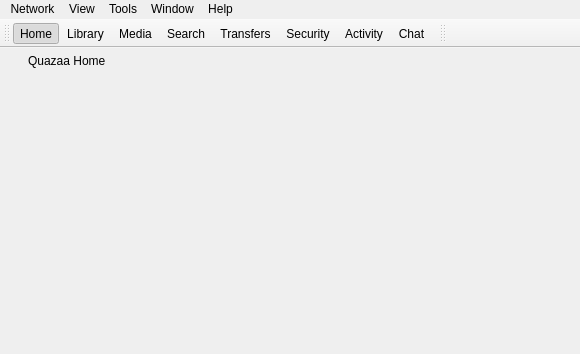
<?xml version="1.0" encoding="UTF-8"?>
<ui version="4.0">
 <class>WinMain</class>
 <widget class="QMainWindow" name="WinMain">
  <property name="geometry">
   <rect>
    <x>0</x>
    <y>0</y>
    <width>580</width>
    <height>354</height>
   </rect>
  </property>
  <property name="windowTitle">
   <string>Quazaa</string>
  </property>
  <property name="windowIcon">
   <iconset resource="../Resource.qrc">
    <normaloff>:/Resource/Quazaa.png</normaloff>:/Resource/Quazaa.png</iconset>
  </property>
  <widget class="QWidget" name="centralwidget">
   <layout class="QVBoxLayout" name="verticalLayout">
    <property name="spacing">
     <number>0</number>
    </property>
    <property name="margin">
     <number>0</number>
    </property>
    <item>
     <widget class="QFrame" name="frameMainHeader">
      <property name="styleSheet">
       <string notr="true"/>
      </property>
      <property name="frameShape">
       <enum>QFrame::NoFrame</enum>
      </property>
      <property name="frameShadow">
       <enum>QFrame::Raised</enum>
      </property>
      <layout class="QGridLayout" name="gridLayout">
       <property name="horizontalSpacing">
        <number>2</number>
       </property>
       <property name="verticalSpacing">
        <number>0</number>
       </property>
       <property name="margin">
        <number>0</number>
       </property>
       <item row="0" column="0">
        <widget class="QLabel" name="labelMainHeaderLogo">
         <property name="minimumSize">
          <size>
           <width>26</width>
           <height>26</height>
          </size>
         </property>
         <property name="maximumSize">
          <size>
           <width>26</width>
           <height>26</height>
          </size>
         </property>
         <property name="styleSheet">
          <string notr="true">background-color: transparent;
padding: 2px;</string>
         </property>
         <property name="text">
          <string/>
         </property>
         <property name="pixmap">
          <pixmap resource="../Resource.qrc">:/Resource/Generic/Home.png</pixmap>
         </property>
         <property name="scaledContents">
          <bool>true</bool>
         </property>
        </widget>
       </item>
       <item row="0" column="1">
        <widget class="QLabel" name="labelMainHeaderText">
         <property name="styleSheet">
          <string notr="true"/>
         </property>
         <property name="text">
          <string>Quazaa Home</string>
         </property>
        </widget>
       </item>
      </layout>
     </widget>
    </item>
    <item>
     <widget class="QStackedWidget" name="stackedWidgetMain">
      <property name="autoFillBackground">
       <bool>true</bool>
      </property>
     </widget>
    </item>
   </layout>
  </widget>
  <widget class="QMenuBar" name="menubarMain">
   <property name="geometry">
    <rect>
     <x>0</x>
     <y>0</y>
     <width>580</width>
     <height>21</height>
    </rect>
   </property>
   <property name="styleSheet">
    <string notr="true">QMenuBar {
	background-color: transparent;
}</string>
   </property>
   <widget class="QMenu" name="menuNetwork">
    <property name="title">
     <string>Network</string>
    </property>
    <widget class="QMenu" name="menuConnect_To">
     <property name="title">
      <string>Choose Networks</string>
     </property>
     <addaction name="actionGnutella2"/>
     <addaction name="actionAres"/>
     <addaction name="actionEDonkey"/>
    </widget>
    <addaction name="actionConnect"/>
    <addaction name="actionDisconnect"/>
    <addaction name="separator"/>
    <addaction name="menuConnect_To"/>
    <addaction name="separator"/>
    <addaction name="actionChatWith"/>
    <addaction name="actionConnectTo"/>
    <addaction name="actionBrowseHost"/>
    <addaction name="separator"/>
    <addaction name="actionExitAfterTransfers"/>
    <addaction name="actionExit"/>
   </widget>
   <widget class="QMenu" name="menuView">
    <property name="title">
     <string>View</string>
    </property>
    <widget class="QMenu" name="menuAdvanced">
     <property name="title">
      <string>Advanced</string>
     </property>
     <addaction name="actionGraph"/>
     <addaction name="actionPacketDump"/>
     <addaction name="actionSearchMonitor"/>
     <addaction name="actionHitMonitor"/>
    </widget>
    <addaction name="actionHome"/>
    <addaction name="actionLibrary"/>
    <addaction name="actionMedia"/>
    <addaction name="actionSearch"/>
    <addaction name="actionTransfers"/>
    <addaction name="actionSecurity"/>
    <addaction name="actionActivity"/>
    <addaction name="actionChat"/>
    <addaction name="separator"/>
    <addaction name="actionHostCache"/>
    <addaction name="actionDiscovery"/>
    <addaction name="actionScheduler"/>
    <addaction name="menuAdvanced"/>
   </widget>
   <widget class="QMenu" name="menuTools">
    <property name="title">
     <string>Tools</string>
    </property>
    <widget class="QMenu" name="menuBitTorrent">
     <property name="title">
      <string>BitTorrent</string>
     </property>
     <addaction name="actionCreateTorrent"/>
     <addaction name="actionSeedTorrent"/>
     <addaction name="actionOpenTorrent"/>
    </widget>
    <addaction name="menuBitTorrent"/>
    <addaction name="actionURLDownload"/>
    <addaction name="actionOpenDownloadFolder"/>
    <addaction name="actionShares"/>
    <addaction name="actionImportPartials"/>
    <addaction name="separator"/>
    <addaction name="actionChooseSkin"/>
    <addaction name="actionChooseLanguage"/>
    <addaction name="separator"/>
    <addaction name="actionEditMyProfile"/>
    <addaction name="actionQuickstartWizard"/>
    <addaction name="actionSettings"/>
   </widget>
   <widget class="QMenu" name="menuWindow">
    <property name="title">
     <string>Window</string>
    </property>
    <addaction name="actionLockPanels"/>
   </widget>
   <widget class="QMenu" name="menuHelp">
    <property name="title">
     <string>Help</string>
    </property>
    <addaction name="actionUsersGuide"/>
    <addaction name="actionQuazaaForums"/>
    <addaction name="actionFAQ"/>
    <addaction name="separator"/>
    <addaction name="actionCheckForNewVersion"/>
    <addaction name="actionConnectionTest"/>
    <addaction name="separator"/>
    <addaction name="actionDonate"/>
    <addaction name="actionAbout"/>
   </widget>
   <addaction name="menuNetwork"/>
   <addaction name="menuView"/>
   <addaction name="menuTools"/>
   <addaction name="menuWindow"/>
   <addaction name="menuHelp"/>
  </widget>
  <widget class="QStatusBar" name="statusbar">
   <property name="sizeGripEnabled">
    <bool>false</bool>
   </property>
  </widget>
  <widget class="QToolBar" name="toolBarNavigation">
   <property name="contextMenuPolicy">
    <enum>Qt::PreventContextMenu</enum>
   </property>
   <property name="windowTitle">
    <string>toolBar</string>
   </property>
   <property name="iconSize">
    <size>
     <width>20</width>
     <height>20</height>
    </size>
   </property>
   <property name="toolButtonStyle">
    <enum>Qt::ToolButtonTextBesideIcon</enum>
   </property>
   <property name="floatable">
    <bool>false</bool>
   </property>
   <attribute name="toolBarArea">
    <enum>TopToolBarArea</enum>
   </attribute>
   <attribute name="toolBarBreak">
    <bool>false</bool>
   </attribute>
   <addaction name="actionHome"/>
   <addaction name="actionLibrary"/>
   <addaction name="actionMedia"/>
   <addaction name="actionSearch"/>
   <addaction name="actionTransfers"/>
   <addaction name="actionSecurity"/>
   <addaction name="actionActivity"/>
   <addaction name="actionChat"/>
  </widget>
  <widget class="QToolBar" name="toolBarMainMenu">
   <property name="contextMenuPolicy">
    <enum>Qt::PreventContextMenu</enum>
   </property>
   <property name="windowTitle">
    <string>toolBar</string>
   </property>
   <property name="styleSheet">
    <string notr="true">QMenuBar::item:!selected,  QMenuBar::item:!pressed {
    background: transparent;
}</string>
   </property>
   <property name="allowedAreas">
    <set>Qt::BottomToolBarArea|Qt::TopToolBarArea</set>
   </property>
   <attribute name="toolBarArea">
    <enum>TopToolBarArea</enum>
   </attribute>
   <attribute name="toolBarBreak">
    <bool>false</bool>
   </attribute>
  </widget>
  <action name="actionExit">
   <property name="icon">
    <iconset resource="../Resource.qrc">
     <normaloff>:/Resource/Generic/Exit.png</normaloff>:/Resource/Generic/Exit.png</iconset>
   </property>
   <property name="text">
    <string>Exit</string>
   </property>
  </action>
  <action name="actionAbout">
   <property name="icon">
    <iconset resource="../Resource.qrc">
     <normaloff>:/Resource/Quazaa32.png</normaloff>:/Resource/Quazaa32.png</iconset>
   </property>
   <property name="text">
    <string>About</string>
   </property>
  </action>
  <action name="actionLockPanels">
   <property name="icon">
    <iconset resource="../Resource.qrc">
     <normaloff>:/Resource/Generic/LockPanels.png</normaloff>:/Resource/Generic/LockPanels.png</iconset>
   </property>
   <property name="text">
    <string>Lock Panels</string>
   </property>
  </action>
  <action name="actionHome">
   <property name="checkable">
    <bool>true</bool>
   </property>
   <property name="checked">
    <bool>true</bool>
   </property>
   <property name="icon">
    <iconset resource="../Resource.qrc">
     <normaloff>:/Resource/Generic/Home.png</normaloff>:/Resource/Generic/Home.png</iconset>
   </property>
   <property name="text">
    <string>Home</string>
   </property>
   <property name="toolTip">
    <string>Home</string>
   </property>
   <property name="whatsThis">
    <string notr="true">Home</string>
   </property>
  </action>
  <action name="actionLibrary">
   <property name="checkable">
    <bool>true</bool>
   </property>
   <property name="checked">
    <bool>false</bool>
   </property>
   <property name="icon">
    <iconset resource="../Resource.qrc">
     <normaloff>:/Resource/Library/Library.png</normaloff>:/Resource/Library/Library.png</iconset>
   </property>
   <property name="text">
    <string>Library</string>
   </property>
   <property name="whatsThis">
    <string notr="true">Library</string>
   </property>
  </action>
  <action name="actionSearch">
   <property name="checkable">
    <bool>true</bool>
   </property>
   <property name="icon">
    <iconset resource="../Resource.qrc">
     <normaloff>:/Resource/Generic/Search.png</normaloff>:/Resource/Generic/Search.png</iconset>
   </property>
   <property name="text">
    <string>Search</string>
   </property>
   <property name="whatsThis">
    <string notr="true">Search</string>
   </property>
  </action>
  <action name="actionTransfers">
   <property name="checkable">
    <bool>true</bool>
   </property>
   <property name="icon">
    <iconset resource="../Resource.qrc">
     <normaloff>:/Resource/Generic/Transfers.png</normaloff>:/Resource/Generic/Transfers.png</iconset>
   </property>
   <property name="text">
    <string>Transfers</string>
   </property>
   <property name="whatsThis">
    <string notr="true">Transfers</string>
   </property>
  </action>
  <action name="actionSecurity">
   <property name="checkable">
    <bool>true</bool>
   </property>
   <property name="icon">
    <iconset resource="../Resource.qrc">
     <normaloff>:/Resource/Security/Security.png</normaloff>:/Resource/Security/Security.png</iconset>
   </property>
   <property name="text">
    <string>Security</string>
   </property>
   <property name="whatsThis">
    <string notr="true">Security</string>
   </property>
  </action>
  <action name="actionActivity">
   <property name="checkable">
    <bool>true</bool>
   </property>
   <property name="icon">
    <iconset resource="../Resource.qrc">
     <normaloff>:/Resource/Generic/Globe.png</normaloff>:/Resource/Generic/Globe.png</iconset>
   </property>
   <property name="text">
    <string>Activity</string>
   </property>
   <property name="whatsThis">
    <string notr="true">Activity</string>
   </property>
  </action>
  <action name="actionMedia">
   <property name="checkable">
    <bool>true</bool>
   </property>
   <property name="icon">
    <iconset resource="../Resource.qrc">
     <normaloff>:/Resource/Media/Media.png</normaloff>:/Resource/Media/Media.png</iconset>
   </property>
   <property name="text">
    <string>Media</string>
   </property>
   <property name="whatsThis">
    <string notr="true">Media</string>
   </property>
   <property name="skinIdentifier" stdset="0">
    <string/>
   </property>
  </action>
  <action name="actionCreateTorrent">
   <property name="icon">
    <iconset resource="../Resource.qrc">
     <normaloff>:/Resource/Networks/CreateTorrent.png</normaloff>:/Resource/Networks/CreateTorrent.png</iconset>
   </property>
   <property name="text">
    <string>Create Torrent</string>
   </property>
  </action>
  <action name="actionSeedTorrent">
   <property name="icon">
    <iconset resource="../Resource.qrc">
     <normaloff>:/Resource/Networks/SeedTorrent.png</normaloff>:/Resource/Networks/SeedTorrent.png</iconset>
   </property>
   <property name="text">
    <string>Seed Torrent</string>
   </property>
  </action>
  <action name="actionOpenTorrent">
   <property name="icon">
    <iconset resource="../Resource.qrc">
     <normaloff>:/Resource/Networks/BitTorrent.png</normaloff>:/Resource/Networks/BitTorrent.png</iconset>
   </property>
   <property name="text">
    <string>Open Torrent</string>
   </property>
   <property name="toolTip">
    <string>Open Torrent</string>
   </property>
  </action>
  <action name="actionSettings">
   <property name="icon">
    <iconset resource="../Resource.qrc">
     <normaloff>:/Resource/Generic/Settings.png</normaloff>:/Resource/Generic/Settings.png</iconset>
   </property>
   <property name="text">
    <string>Settings</string>
   </property>
  </action>
  <action name="actionEDonkey">
   <property name="checkable">
    <bool>true</bool>
   </property>
   <property name="icon">
    <iconset resource="../Resource.qrc">
     <normaloff>:/Resource/Networks/EDonkey.png</normaloff>:/Resource/Networks/EDonkey.png</iconset>
   </property>
   <property name="text">
    <string>eDonkey</string>
   </property>
   <property name="toolTip">
    <string>eDonkey</string>
   </property>
  </action>
  <action name="actionGnutella2">
   <property name="checkable">
    <bool>true</bool>
   </property>
   <property name="checked">
    <bool>true</bool>
   </property>
   <property name="icon">
    <iconset resource="../Resource.qrc">
     <normaloff>:/Resource/Networks/Gnutella2.png</normaloff>:/Resource/Networks/Gnutella2.png</iconset>
   </property>
   <property name="text">
    <string>Gnutella 2</string>
   </property>
  </action>
  <action name="actionConnect">
   <property name="icon">
    <iconset resource="../Resource.qrc">
     <normaloff>:/Resource/Network/Connect.png</normaloff>:/Resource/Network/Connect.png</iconset>
   </property>
   <property name="text">
    <string>Connect</string>
   </property>
  </action>
  <action name="actionDisconnect">
   <property name="icon">
    <iconset resource="../Resource.qrc">
     <normaloff>:/Resource/Network/Disconnect.png</normaloff>:/Resource/Network/Disconnect.png</iconset>
   </property>
   <property name="text">
    <string>Disconnect</string>
   </property>
  </action>
  <action name="actionConnectTo">
   <property name="icon">
    <iconset resource="../Resource.qrc">
     <normaloff>:/Resource/Network/ConnectTo.png</normaloff>:/Resource/Network/ConnectTo.png</iconset>
   </property>
   <property name="text">
    <string>Connect To</string>
   </property>
  </action>
  <action name="actionExitAfterTransfers">
   <property name="icon">
    <iconset resource="../Resource.qrc">
     <normaloff>:/Resource/Generic/ExitAfterTransfers.png</normaloff>:/Resource/Generic/ExitAfterTransfers.png</iconset>
   </property>
   <property name="text">
    <string>Exit After Transfers</string>
   </property>
  </action>
  <action name="actionChat">
   <property name="checkable">
    <bool>true</bool>
   </property>
   <property name="icon">
    <iconset resource="../Resource.qrc">
     <normaloff>:/Resource/Chat/Chat.png</normaloff>:/Resource/Chat/Chat.png</iconset>
   </property>
   <property name="text">
    <string>Chat</string>
   </property>
   <property name="whatsThis">
    <string notr="true">Chat</string>
   </property>
  </action>
  <action name="actionHostCache">
   <property name="checkable">
    <bool>true</bool>
   </property>
   <property name="icon">
    <iconset resource="../Resource.qrc">
     <normaloff>:/Resource/Network/HostCache.png</normaloff>:/Resource/Network/HostCache.png</iconset>
   </property>
   <property name="text">
    <string>Host Cache</string>
   </property>
   <property name="toolTip">
    <string>Host Cache</string>
   </property>
   <property name="statusTip">
    <string notr="true">Host Cache</string>
   </property>
  </action>
  <action name="actionDiscovery">
   <property name="checkable">
    <bool>true</bool>
   </property>
   <property name="icon">
    <iconset resource="../Resource.qrc">
     <normaloff>:/Resource/Network/Discovery.png</normaloff>:/Resource/Network/Discovery.png</iconset>
   </property>
   <property name="text">
    <string>Discovery</string>
   </property>
   <property name="statusTip">
    <string notr="true">Discovery</string>
   </property>
  </action>
  <action name="actionGraph">
   <property name="checkable">
    <bool>true</bool>
   </property>
   <property name="icon">
    <iconset resource="../Resource.qrc">
     <normaloff>:/Resource/Generic/Graph.png</normaloff>:/Resource/Generic/Graph.png</iconset>
   </property>
   <property name="text">
    <string>Graph</string>
   </property>
   <property name="statusTip">
    <string notr="true">Graph</string>
   </property>
  </action>
  <action name="actionPacketDump">
   <property name="checkable">
    <bool>true</bool>
   </property>
   <property name="icon">
    <iconset resource="../Resource.qrc">
     <normaloff>:/Resource/Network/PacketDump.png</normaloff>:/Resource/Network/PacketDump.png</iconset>
   </property>
   <property name="text">
    <string>Packet Dump</string>
   </property>
   <property name="statusTip">
    <string notr="true">Packet Dump</string>
   </property>
  </action>
  <action name="actionHitMonitor">
   <property name="checkable">
    <bool>true</bool>
   </property>
   <property name="icon">
    <iconset resource="../Resource.qrc">
     <normaloff>:/Resource/Network/HitMonitor.png</normaloff>:/Resource/Network/HitMonitor.png</iconset>
   </property>
   <property name="text">
    <string>Hit Monitor</string>
   </property>
   <property name="statusTip">
    <string notr="true">Hit Monitor</string>
   </property>
  </action>
  <action name="actionSearchMonitor">
   <property name="checkable">
    <bool>true</bool>
   </property>
   <property name="icon">
    <iconset resource="../Resource.qrc">
     <normaloff>:/Resource/Network/SearchMonitor.png</normaloff>:/Resource/Network/SearchMonitor.png</iconset>
   </property>
   <property name="text">
    <string>Search Monitor</string>
   </property>
   <property name="statusTip">
    <string notr="true">Search Monitor</string>
   </property>
  </action>
  <action name="actionShares">
   <property name="icon">
    <iconset resource="../Resource.qrc">
     <normaloff>:/Resource/Library/SharedFolders.png</normaloff>:/Resource/Library/SharedFolders.png</iconset>
   </property>
   <property name="text">
    <string>Edit Shared Folders</string>
   </property>
   <property name="toolTip">
    <string>Edit Shared Folders</string>
   </property>
  </action>
  <action name="actionURLDownload">
   <property name="icon">
    <iconset resource="../Resource.qrc">
     <normaloff>:/Resource/Generic/URLDownload.png</normaloff>:/Resource/Generic/URLDownload.png</iconset>
   </property>
   <property name="text">
    <string>Download File</string>
   </property>
  </action>
  <action name="actionImportPartials">
   <property name="icon">
    <iconset resource="../Resource.qrc">
     <normaloff>:/Resource/Library/ImportPartials.png</normaloff>:/Resource/Library/ImportPartials.png</iconset>
   </property>
   <property name="text">
    <string>Import Partials</string>
   </property>
  </action>
  <action name="actionOpenDownloadFolder">
   <property name="icon">
    <iconset resource="../Resource.qrc">
     <normaloff>:/Resource/Library/OpenDownloadFolder.png</normaloff>:/Resource/Library/OpenDownloadFolder.png</iconset>
   </property>
   <property name="text">
    <string>Open Download Folder</string>
   </property>
  </action>
  <action name="actionChooseSkin">
   <property name="icon">
    <iconset resource="../Resource.qrc">
     <normaloff>:/Resource/Generic/Skin.png</normaloff>:/Resource/Generic/Skin.png</iconset>
   </property>
   <property name="text">
    <string>Choose Skin</string>
   </property>
  </action>
  <action name="actionChooseLanguage">
   <property name="icon">
    <iconset resource="../Resource.qrc">
     <normaloff>:/Resource/Generic/Language.png</normaloff>:/Resource/Generic/Language.png</iconset>
   </property>
   <property name="text">
    <string>Choose Language</string>
   </property>
  </action>
  <action name="actionQuickstartWizard">
   <property name="icon">
    <iconset resource="../Resource.qrc">
     <normaloff>:/Resource/Generic/Wizard.png</normaloff>:/Resource/Generic/Wizard.png</iconset>
   </property>
   <property name="text">
    <string>Quickstart Wizard</string>
   </property>
  </action>
  <action name="actionUsersGuide">
   <property name="icon">
    <iconset resource="../Resource.qrc">
     <normaloff>:/Resource/Generic/UsersGuide.png</normaloff>:/Resource/Generic/UsersGuide.png</iconset>
   </property>
   <property name="text">
    <string>User's Guide</string>
   </property>
  </action>
  <action name="actionFAQ">
   <property name="icon">
    <iconset resource="../Resource.qrc">
     <normaloff>:/Resource/Generic/Help.png</normaloff>:/Resource/Generic/Help.png</iconset>
   </property>
   <property name="text">
    <string>FAQ</string>
   </property>
  </action>
  <action name="actionConnectionTest">
   <property name="icon">
    <iconset resource="../Resource.qrc">
     <normaloff>:/Resource/Network/Connect.png</normaloff>:/Resource/Network/Connect.png</iconset>
   </property>
   <property name="text">
    <string>Connection Test</string>
   </property>
  </action>
  <action name="actionCheckForNewVersion">
   <property name="icon">
    <iconset resource="../Resource.qrc">
     <normaloff>:/Resource/Generic/Check.png</normaloff>:/Resource/Generic/Check.png</iconset>
   </property>
   <property name="text">
    <string>Check For New Version</string>
   </property>
  </action>
  <action name="actionDonate">
   <property name="icon">
    <iconset resource="../Resource.qrc">
     <normaloff>:/Resource/Generic/Donate.png</normaloff>:/Resource/Generic/Donate.png</iconset>
   </property>
   <property name="text">
    <string>Donate</string>
   </property>
  </action>
  <action name="actionQuazaaForums">
   <property name="icon">
    <iconset resource="../Resource.qrc">
     <normaloff>:/Resource/Generic/QuazaaForums.png</normaloff>:/Resource/Generic/QuazaaForums.png</iconset>
   </property>
   <property name="text">
    <string>Quazaa Forums</string>
   </property>
  </action>
  <action name="actionAres">
   <property name="checkable">
    <bool>true</bool>
   </property>
   <property name="icon">
    <iconset resource="../Resource.qrc">
     <normaloff>:/Resource/Networks/Ares.png</normaloff>:/Resource/Networks/Ares.png</iconset>
   </property>
   <property name="text">
    <string>Ares</string>
   </property>
  </action>
  <action name="actionScheduler">
   <property name="checkable">
    <bool>true</bool>
   </property>
   <property name="icon">
    <iconset resource="../Resource.qrc">
     <normaloff>:/Resource/Generic/Scheduler.png</normaloff>:/Resource/Generic/Scheduler.png</iconset>
   </property>
   <property name="text">
    <string>Scheduler</string>
   </property>
   <property name="toolTip">
    <string>Scheduler</string>
   </property>
  </action>
  <action name="actionShowOrHide">
   <property name="icon">
    <iconset resource="../Resource.qrc">
     <normaloff>:/Resource/Quazaa.png</normaloff>:/Resource/Quazaa.png</iconset>
   </property>
   <property name="text">
    <string>Show/Hide Quazaa</string>
   </property>
   <property name="toolTip">
    <string>Show/Hide Quazaa</string>
   </property>
  </action>
  <action name="actionEditMyProfile">
   <property name="icon">
    <iconset resource="../Resource.qrc">
     <normaloff>:/Resource/Chat/DefaultAvatar.png</normaloff>:/Resource/Chat/DefaultAvatar.png</iconset>
   </property>
   <property name="text">
    <string>Edit My Profile</string>
   </property>
  </action>
  <action name="actionNewSearch">
   <property name="icon">
    <iconset resource="../Resource.qrc">
     <normaloff>:/Resource/Generic/NewSearch.png</normaloff>:/Resource/Generic/NewSearch.png</iconset>
   </property>
   <property name="text">
    <string>New Search</string>
   </property>
   <property name="toolTip">
    <string>Start A New Search</string>
   </property>
  </action>
  <action name="actionMediaPlay">
   <property name="enabled">
    <bool>false</bool>
   </property>
   <property name="icon">
    <iconset resource="../Resource.qrc">
     <normaloff>:/Resource/Media/PlayMedia.png</normaloff>
     <normalon>:/Resource/Media/PauseMedia.png</normalon>:/Resource/Media/PlayMedia.png</iconset>
   </property>
   <property name="text">
    <string>Play</string>
   </property>
   <property name="toolTip">
    <string>Play</string>
   </property>
  </action>
  <action name="actionMediaOpen">
   <property name="icon">
    <iconset resource="../Resource.qrc">
     <normaloff>:/Resource/Media/OpenMedia.png</normaloff>:/Resource/Media/OpenMedia.png</iconset>
   </property>
   <property name="text">
    <string>Open Media</string>
   </property>
  </action>
  <action name="actionMediaRewind">
   <property name="enabled">
    <bool>false</bool>
   </property>
   <property name="icon">
    <iconset resource="../Resource.qrc">
     <normaloff>:/Resource/Media/PreviousMediaTrack.png</normaloff>:/Resource/Media/PreviousMediaTrack.png</iconset>
   </property>
   <property name="text">
    <string>Rewind</string>
   </property>
   <property name="toolTip">
    <string>Rewind</string>
   </property>
  </action>
  <action name="actionMediaNextTrack">
   <property name="enabled">
    <bool>false</bool>
   </property>
   <property name="icon">
    <iconset resource="../Resource.qrc">
     <normaloff>:/Resource/Media/NextMediaTrack.png</normaloff>:/Resource/Media/NextMediaTrack.png</iconset>
   </property>
   <property name="text">
    <string>Next Track</string>
   </property>
  </action>
  <action name="actionBrowseHost">
   <property name="icon">
    <iconset resource="../Resource.qrc">
     <normaloff>:/Resource/Network/Browse.png</normaloff>:/Resource/Network/Browse.png</iconset>
   </property>
   <property name="text">
    <string>Browse Host</string>
   </property>
   <property name="toolTip">
    <string>Browse Host</string>
   </property>
  </action>
  <action name="actionMediaStop">
   <property name="enabled">
    <bool>false</bool>
   </property>
   <property name="icon">
    <iconset resource="../Resource.qrc">
     <normaloff>:/Resource/Media/StopMedia.png</normaloff>:/Resource/Media/StopMedia.png</iconset>
   </property>
   <property name="text">
    <string>Stop Media</string>
   </property>
  </action>
  <action name="actionMediaRepeat">
   <property name="checkable">
    <bool>true</bool>
   </property>
   <property name="icon">
    <iconset resource="../Resource.qrc">
     <normaloff>:/Resource/Media/Repeat.png</normaloff>:/Resource/Media/Repeat.png</iconset>
   </property>
   <property name="text">
    <string>Repeat</string>
   </property>
   <property name="toolTip">
    <string>Repeat</string>
   </property>
  </action>
  <action name="actionMediaShuffle">
   <property name="checkable">
    <bool>true</bool>
   </property>
   <property name="icon">
    <iconset resource="../Resource.qrc">
     <normaloff>:/Resource/Media/Shuffle.png</normaloff>:/Resource/Media/Shuffle.png</iconset>
   </property>
   <property name="text">
    <string>Shuffle</string>
   </property>
   <property name="toolTip">
    <string>Shuffle</string>
   </property>
  </action>
  <action name="actionMediaSettings">
   <property name="icon">
    <iconset resource="../Resource.qrc">
     <normaloff>:/Resource/Generic/Settings.png</normaloff>:/Resource/Generic/Settings.png</iconset>
   </property>
   <property name="text">
    <string>Settings</string>
   </property>
   <property name="toolTip">
    <string>Settings</string>
   </property>
  </action>
  <action name="actionMediaMute">
   <property name="icon">
    <iconset resource="../Resource.qrc">
     <normaloff>:/Resource/Media/Unmute.png</normaloff>:/Resource/Media/Unmute.png</iconset>
   </property>
   <property name="text">
    <string>Mute</string>
   </property>
   <property name="toolTip">
    <string>Mute</string>
   </property>
  </action>
  <action name="actionChatWith">
   <property name="icon">
    <iconset resource="../Resource.qrc">
     <normaloff>:/Resource/Chat/Chat.png</normaloff>:/Resource/Chat/Chat.png</iconset>
   </property>
   <property name="text">
    <string>Chat With</string>
   </property>
   <property name="toolTip">
    <string>Chat With</string>
   </property>
  </action>
 </widget>
 <resources>
  <include location="../Resource.qrc"/>
 </resources>
 <connections/>
</ui>
